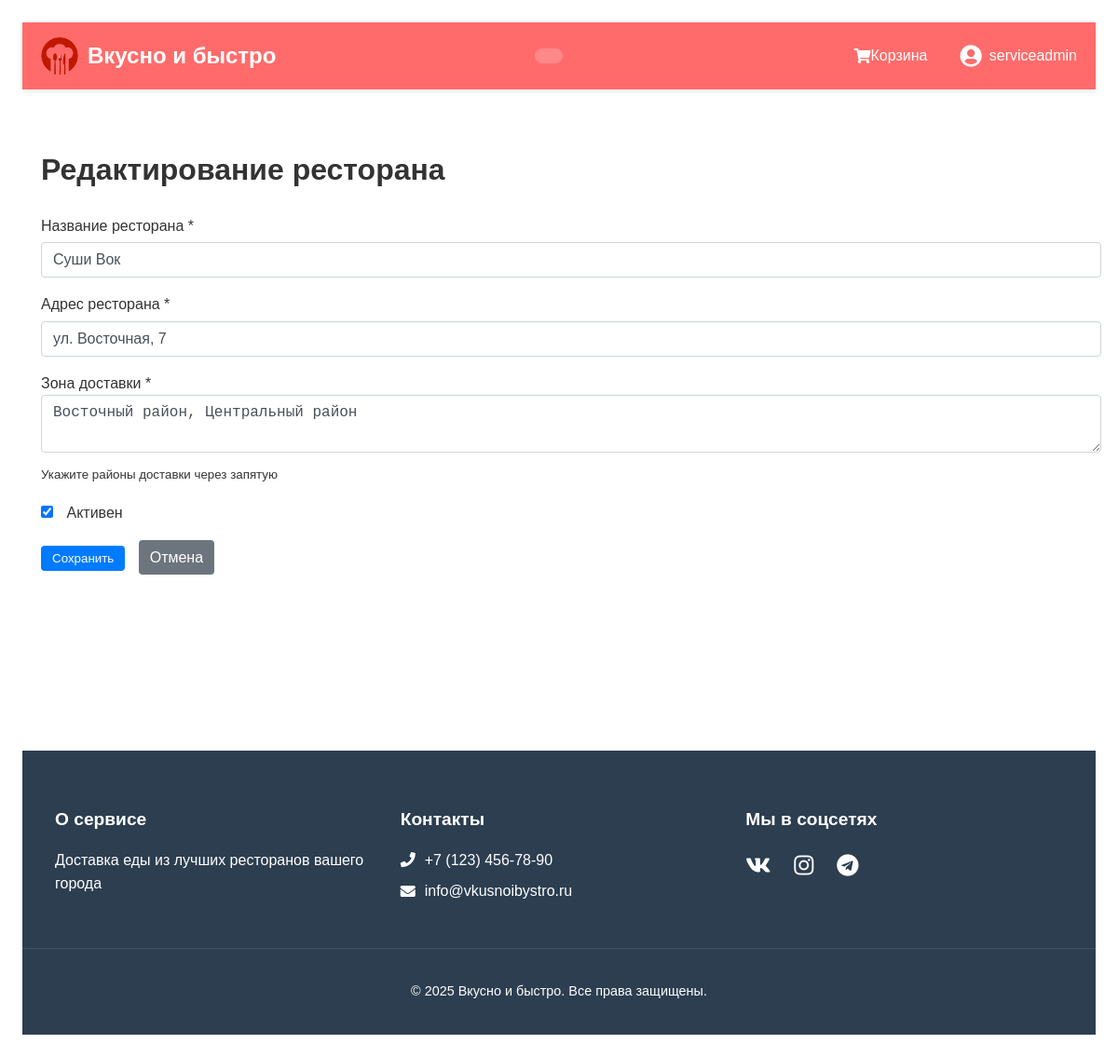
The app's page /admin/edit_restaurant.php?id=3 (signed in) with its own data.
### tables this page shows
CREATE TABLE `restaurants` (
  `id` int(11) NOT NULL,
  `name` varchar(100) NOT NULL,
  `address` varchar(255) NOT NULL,
  `delivery_area` varchar(255) NOT NULL,
  `is_active` tinyint(1) DEFAULT 1
);

### admin/edit_restaurant.php (the view, shortened to what this page needs)
<?php
require_once '../includes/config.php';
$restaurant_id = isset($_GET['id']) ? intval($_GET['id']) : 0;
$restaurant = [];
if ($restaurant_id > 0) {
    $stmt = $conn->prepare("SELECT * FROM restaurants WHERE id = ?");
    $stmt->bind_param("i", $restaurant_id);
    $stmt->execute();
    $result = $stmt->get_result();
    $restaurant = $result->fetch_assoc();
}
include '../includes/header2.php';
?>
<h1><?php echo $restaurant_id > 0 ? 'Редактирование ресторана' : 'Добавление ресторана'; ?></h1>
<form method="POST">
    <div class="form-group">
        <label for="name">Название ресторана *</label>
        <input type="text" class="form-control" id="name" name="name"
               value="<?php echo isset($restaurant['name']) ? htmlspecialchars($restaurant['name']) : ''; ?>" required>
    </div>
    <div class="form-group">
        <label for="address">Адрес ресторана *</label>
        <input type="text" class="form-control" id="address" name="address"
               value="<?php echo isset($restaurant['address']) ? htmlspecialchars($restaurant['address']) : ''; ?>" required>
    </div>
    <div class="form-group">
        <label for="delivery_area">Зона доставки *</label>
        <textarea class="form-control" id="delivery_area" name="delivery_area" required><?php
            echo isset($restaurant['delivery_area']) ? htmlspecialchars($restaurant['delivery_area']) : '';
        ?></textarea>
        <small class="form-text text-muted">Укажите районы доставки через запятую</small>
    </div>
    <div class="form-group form-check">
        <input type="checkbox" class="form-check-input" id="is_active" name="is_active"
               <?php echo (isset($restaurant['is_active']) && $restaurant['is_active']) ? 'checked' : ''; ?>>
        <label class="form-check-label" for="is_active">Активен</label>
    </div>
    <button type="submit" class="btn btn-primary">Сохранить</button>
    <a href="service.php" class="btn btn-secondary">Отмена</a>
</form>
<?php include '../includes/footer.php'; ?>

### style.css (style rules this page uses)
body { font-family: Arial, sans-serif; line-height: 1.6; margin: 0; padding: 2%; color: #333; }
form { margin: 20px 0; }
input, select, button { padding: 8px; margin: 5px 0; }
button { background: #4CAF50; color: white; border: none; cursor: pointer; }
.form-group { margin-bottom: 1rem; }
.form-control { display: block; width: 100%; padding: 0.375rem 0.75rem; margin-bottom: 10px; font-size: 1rem; line-height: 1.5; color: #495057; background-color: #fff; border: 1px solid #ced4da; border-radius: 0.25rem; }
.form-check-input { margin-right: 10px; }
.btn { display: inline-block; padding: 6px 12px; margin-right: 10px; border-radius: 4px; text-decoration: none; cursor: pointer; }
.btn-primary { color: #fff; background-color: #007bff; border-color: #007bff; }
.btn-secondary { color: #fff; background-color: #6c757d; border-color: #6c757d; }

### records on screen
restaurants: name "Суши Вок", address "ул. Восточная, 7", delivery_area "Восточный район, Центральный район", is_active "☑"

### other values on screen
$_SESSION['username'] "serviceadmin"
